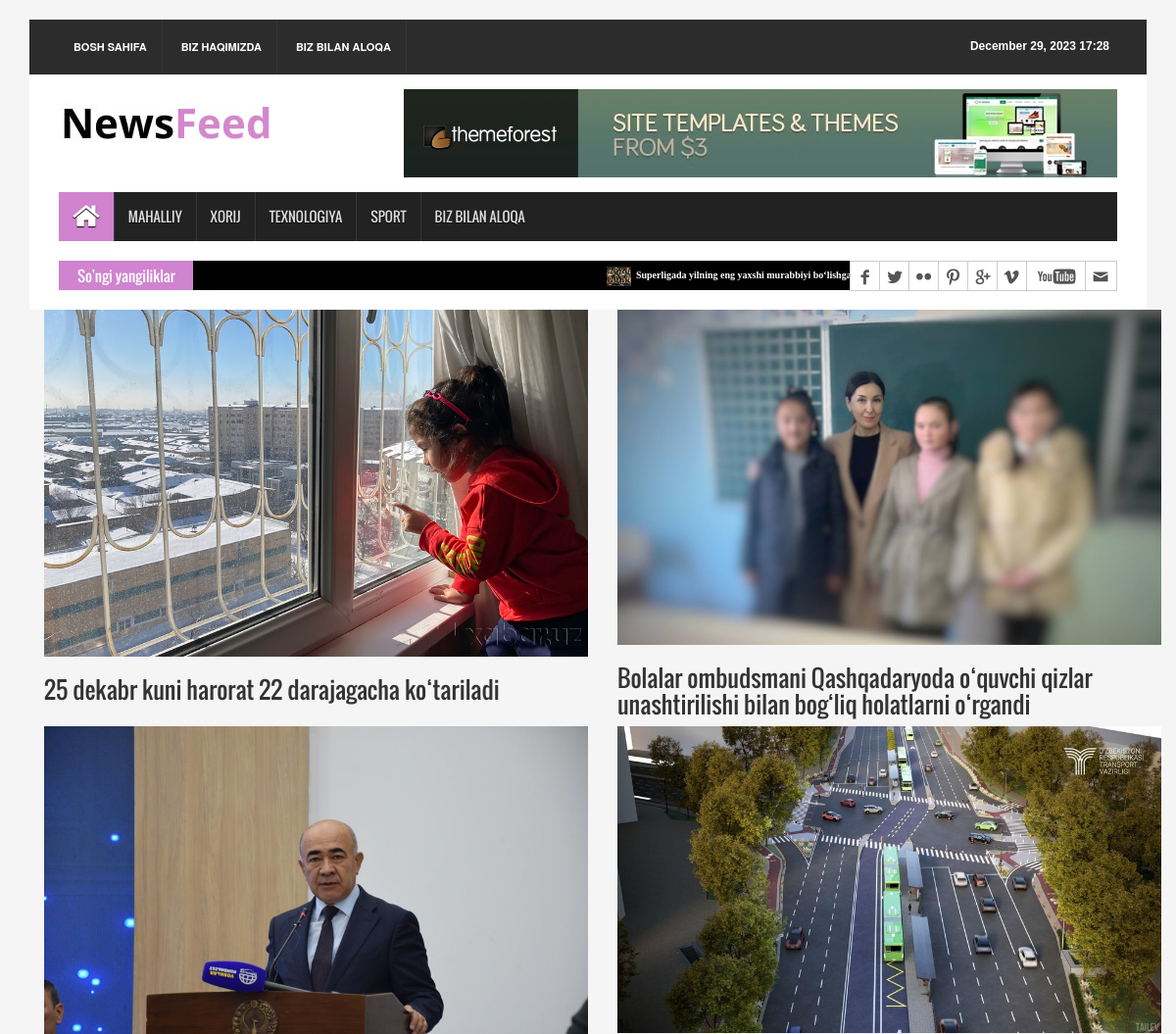
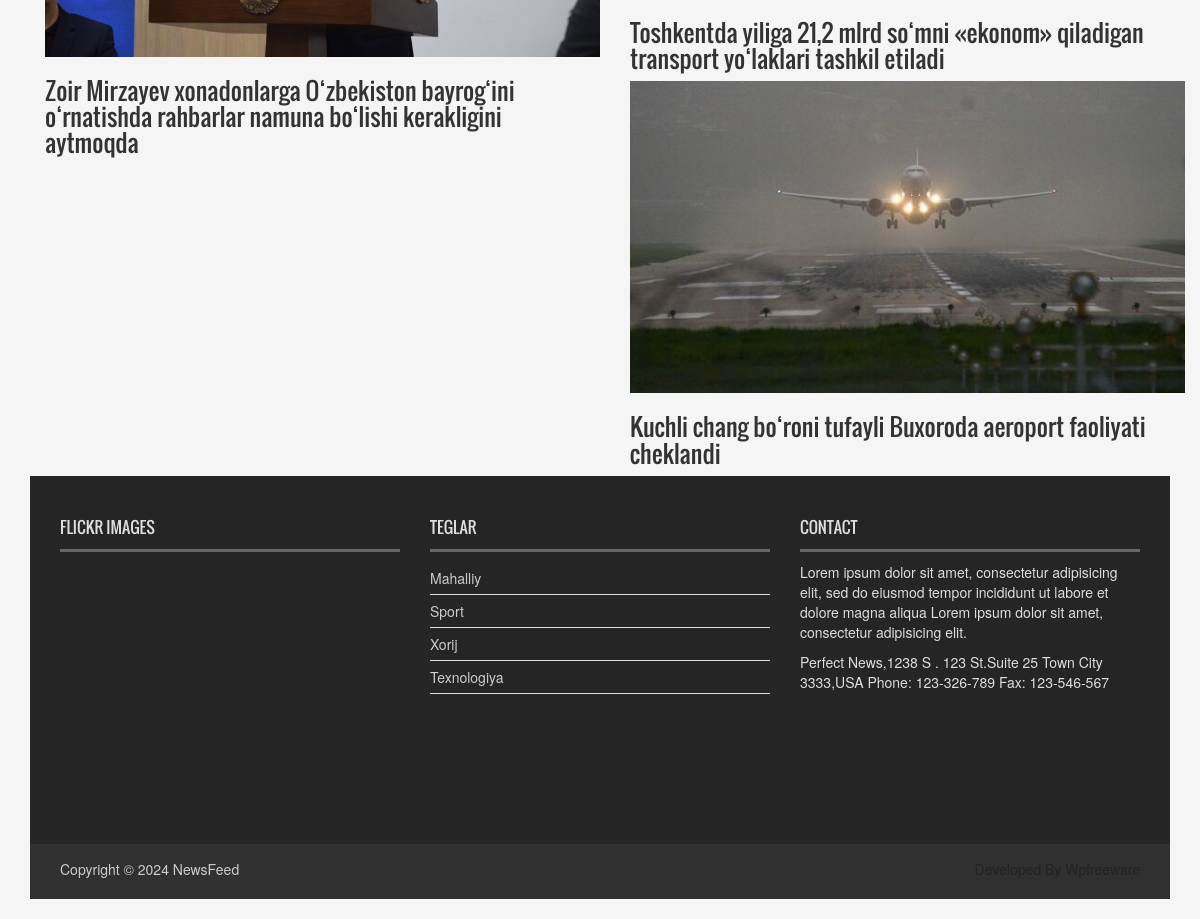
The app's page /local/ with its own data (2 pictures, top to bottom).
### news_app/models.py (models this page shows, shortened)
class News(models.Model):
    class Status(models.TextChoices):
        DRAFT = 'draft', 'Draft'
        PUBLISHED = 'published', 'Published'
    title = models.CharField(max_length=250)
    slug = models.SlugField(max_length=250)
    body = models.TextField()
    image = models.ImageField(upload_to='news/images')
    category = models.ForeignKey(Category, on_delete=models.CASCADE)
    publish_time = models.DateTimeField(default=timezone.now)
    created_time = models.DateTimeField(auto_now_add=True)
    updated_time = models.DateTimeField(auto_now=True)
    status = models.CharField(max_length=10, choices=Status.choices, default=Status.DRAFT)
    objects = models.Manager()  # The default manager
    published = PublishedManager()  # Custom manager for published news
    class Meta:
        ordering = ['-publish_time']
    def get_absolute_url(self):
        return reverse ('news_detail_page', args=[self.slug])

class Category(models.Model):
    name = models.CharField(max_length=150)

### news_app/views.py (the view)
# urls.py: path('local/', LocalNewsPageView.as_view(), name='local_news_page'),
class LocalNewsPageView(ListView):
    model = News
    template_name = "news/mahalliy.html"
    context_object_name = "mahalliy_yangiliklar"
    def get_queryset(self):
        news = self.model.published.all().filter(category__name="Mahalliy")
        return news

### news_app/context_processor.py (called while the page is built)
def latest_news(request):
    latest_news = News.published.all().order_by('-publish_time')[:10]
    categories  = Category.objects.all()
    context = {
        'latest_news': latest_news,
        'categories': categories
    }
    return context

### news_app/models.py (called while the page is built)
    def get_queryset(self):
        return super().get_queryset().filter(status=News.Status.PUBLISHED)

### templates/news/mahalliy.html (shortened to what this page needs)
{% extends 'news/base.html' %}
{% load static %}
{% block content %}
    <div class="container">
        <div class="row">
            {% for news in mahalliy_yangiliklar %}
                <div class="col-sm-6">
                    <div class="card mb-3">
                        <img src="{{ news.image.url }}" class="card-img-top" alt="{{ news.title }}" style="width: 100%;">
                        <div class="card-body">
                            <h3 class="card-title">{{ news.title }}</h3>
                        </div>
                    </div>
                </div>
            {% endfor %}
        </div>
    </div>
{% endblock content %}

### templates/news/base.html (shortened to what this page needs)
{% load static %}
<!DOCTYPE html>
<html>
<head>
<link rel="stylesheet" type="text/css" href="{% static 'css/bootstrap.min.css' %}">
<link rel="stylesheet" type="text/css" href="{% static 'css/font-awesome.min.css' %}">
<link rel="stylesheet" type="text/css" href="{% static 'css/animate.css' %}">
<link rel="stylesheet" type="text/css" href="{% static 'css/font.css' %}">
<link rel="stylesheet" type="text/css" href="{% static 'css/li-scroller.css' %}">
<link rel="stylesheet" type="text/css" href="{% static 'css/slick.css' %}">
<link rel="stylesheet" type="text/css" href="{% static 'css/jquery.fancybox.css' %}">
<link rel="stylesheet" type="text/css" href="{% static 'css/theme.css' %}">
<link rel="stylesheet" type="text/css" href="{% static 'css/style.css' %}">
</head>
<body>
<div class="container">
  <header id="header">
    <div class="row">
      <div class="col-lg-12 col-md-12 col-sm-12">
        <div class="header_top">
          <div class="header_top_left">
            <ul class="top_nav">
              <li><a href="{% url 'home_page' %}">Bosh Sahifa</a></li>
              <li><a href="#">Biz haqimizda</a></li>
              <li><a href="{% url 'contact_page' %}">Biz bilan aloqa </a></li>
            </ul>
          </div>
          <div class="header_top_right">
            <p>{% now "F j, Y H:i" %}</p>
          </div>
        </div>
      </div>
      <div class="col-lg-12 col-md-12 col-sm-12">
        <div class="header_bottom">
          <div class="logo_area"><a href="{% url 'home_page' %}" class="logo"><img src="{% static 'images/logo.jpg' %}" alt="logo.jpg"></a></div>
          <div class="add_banner"><a href="{% url 'home_page' %}"><img src="{% static 'images/addbanner_728x90_V1.jpg' %}" alt="addbanner_728x90_V1.jpg"></a></div>
        </div>
      </div>
    </div>
  </header>
  <section id="navArea">
    <nav class="navbar navbar-inverse" role="navigation">
      <div id="navbar" class="navbar-collapse collapse">
        <ul class="nav navbar-nav main_nav">
          <li class="active"><a href="{% url 'home_page' %}"><span class="fa fa-home desktop-home"></span><span class="mobile-show">Home</span></a></li>
          <li><a href="{% url 'local_news_page' %}"> Mahalliy</a></li>
          <li><a href="{% url 'forign_news_page' %}">Xorij</a></li>
          <li><a href="{% url 'technology_news_page' %}">Texnologiya</a></li>
           <li><a href="{% url 'sport_news_page' %}">Sport</a></li>
          <li class="dropdown"> <a href="{% url 'contact_page' %}" class="dropdown-toggle" data-toggle="dropdown" role="button" aria-expanded="false">Biz bilan aloqa</a>
        </ul>
      </div>
    </nav>
  </section>
  <section id="newsSection">
    <div class="row">
      <div class="col-lg-12 col-md-12">
        <div class="latest_newsarea"> <span>So'ngi yangiliklar</span>
          <ul id="ticker01" class="news_sticker">
              {% for news in  latest_news %}
            <li><a href="#"><img src="{{ news.image.url }}" alt="">{{ news.title }}</a></li>
              {% endfor %}
          </ul>
          <div class="social_area">
            <ul class="social_nav">
              <li class="facebook"><a href="#"></a></li>
              <li class="twitter"><a href="#"></a></li>
              <li class="flickr"><a href="#"></a></li>
              <li class="pinterest"><a href="#"></a></li>
              <li class="googleplus"><a href="#"></a></li>
              <li class="vimeo"><a href="#"></a></li>
              <li class="youtube"><a href="#"></a></li>
              <li class="mail"><a href="#"></a></li>
            </ul>
          </div>
        </div>
      </div>
    </div>
  </section>
    {% block content %}
    {% endblock content %}
  <footer id="footer">
    <div class="footer_top">
      <div class="row">
        <div class="col-lg-4 col-md-4 col-sm-4">
          <div class="footer_widget wow fadeInLeftBig">
            <h2>Flickr Images</h2>
          </div>
        </div>
        <div class="col-lg-4 col-md-4 col-sm-4">
          <div class="footer_widget wow fadeInDown">
            <h2>Teglar</h2>
            <ul class="tag_nav">
                {%  for kategory in categories  %}
              <li><a href="#">{{ kategory.name }}</a></li>
                {% endfor %}
            </ul>
          </div>
        </div>
        <div class="col-lg-4 col-md-4 col-sm-4">
          <div class="footer_widget wow fadeInRightBig">
            <h2>Contact</h2>
            <p>Lorem ipsum dolor sit amet, consectetur adipisicing elit, sed do eiusmod tempor incididunt ut labore et dolore magna aliqua Lorem ipsum dolor sit amet, consectetur adipisicing elit.</p>
            <address>
            Perfect News,1238 S . 123 St.Suite 25 Town City 3333,USA Phone: 123-326-789 Fax: 123-546-567
            </address>
          </div>
        </div>
      </div>
    </div>
    <div class="footer_bottom">
      <p class="copyright">Copyright &copy; 2024 <a href="home.html">NewsFeed</a></p>
      <p class="developer">Developed By Wpfreeware</p>
    </div>
  </footer>
</div>
</body>

### static/css/li-scroller.css (style rules this page uses)
ul.newsticker { position:relative; left:750px; font:bold 10px Verdana; list-style-type:none; margin:0; padding:0 }
ul.newsticker li { float:left; margin:0; padding:0 }
ul.newsticker a { white-space:nowrap; padding:0; color:#fff; margin:0 50px 0 0 }
ul.newsticker a > img { height:20px; margin-right:5px; width:25px }

### static/css/theme.css (style rules this page uses)
.navbar-inverse .navbar-nav > .active > a, .navbar-inverse .navbar-nav > .active > a:hover, .navbar-inverse .navbar-nav > .active > a:focus { background-color:#d083cf }
.latest_newsarea span { background:none repeat scroll 0 0 #d083cf }

### records on screen
News: image (picture), title "Superligada yilning eng yaxshi murabbiyi bo‘lishga da’vogarlar e’lon qilindi"
News: image (picture), title "25 dekabr kuni harorat 22 darajagacha ko‘tariladi"
News: image (picture), title "Bolalar ombudsmani Qashqadaryoda o‘quvchi qizlar unashtirilishi bilan bog‘liq holatlarni o‘rgandi"
News: image (picture), title "Zoir Mirzayev xonadonlarga O‘zbekiston bayrog‘ini o‘rnatishda rahbarlar namuna bo‘lishi kerakligini aytmoqda"
News: image (picture), title "Toshkentda yiliga 21,2 mlrd so‘mni «ekonom» qiladigan transport yo‘laklari tashkil etiladi"
News: image (picture), title "Kuchli chang bo‘roni tufayli Buxoroda aeroport faoliyati cheklandi"
Category: name "Mahalliy"
Category: name "Sport"
Category: name "Xorij"
Category: name "Texnologiya"
